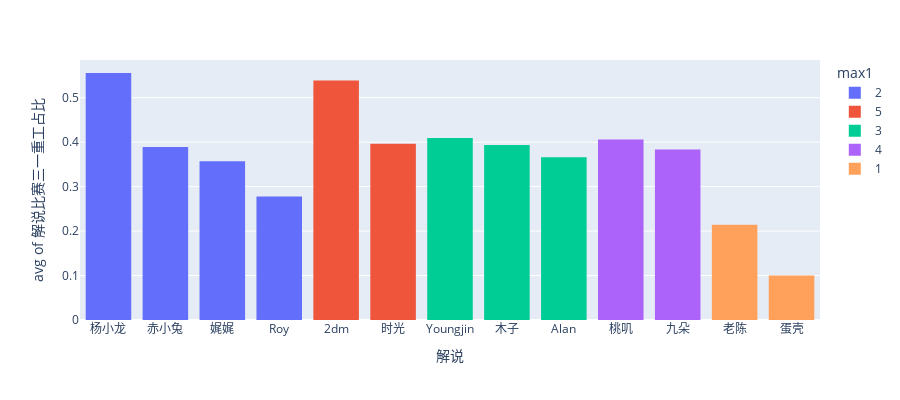

Notebook cell for this chart:
### Code cell
fig = px.histogram(df_names[df_names['total'] >= 10].sort_values(by='one_rate', ascending=False),
                    x="names", y="one_rate",
                    color='max1', # barmode='group',
                    histfunc='avg',
                    labels={'names':'解说', 'one_rate':'解说比赛三一重工占比'},
                    height=400)
fig.show()

### Figure 1 — Plotly figure (JSON) as saved in the notebook; plotly's stock layout.template omitted (floating-point values rounded to 4 significant figures)
{"data": [{"alignmentgroup": "True", "bingroup": "x", "histfunc": "avg", "hovertemplate": "max1=2<br>解说=%{x}<br>avg of 解说比赛三一重工占比=%{y}<extra></extra>", "legendgroup": "2", "marker": {"color": "#636efa", "pattern": {"shape": ""}}, "name": "2", "offsetgroup": "2", "orientation": "v", "showlegend": true, "type": "histogram", "x": ["杨小龙", "赤小兔", "娓娓", "Roy"], "xaxis": "x", "y": [0.5556, 0.3889, 0.3571, 0.2778], "yaxis": "y"}, {"alignmentgroup": "True", "bingroup": "x", "histfunc": "avg", "hovertemplate": "max1=5<br>解说=%{x}<br>avg of 解说比赛三一重工占比=%{y}<extra></extra>", "legendgroup": "5", "marker": {"color": "#EF553B", "pattern": {"shape": ""}}, "name": "5", "offsetgroup": "5", "orientation": "v", "showlegend": true, "type": "histogram", "x": ["2dm", "时光"], "xaxis": "x", "y": [0.5385, 0.3966], "yaxis": "y"}, {"alignmentgroup": "True", "bingroup": "x", "histfunc": "avg", "hovertemplate": "max1=3<br>解说=%{x}<br>avg of 解说比赛三一重工占比=%{y}<extra></extra>", "legendgroup": "3", "marker": {"color": "#00cc96", "pattern": {"shape": ""}}, "name": "3", "offsetgroup": "3", "orientation": "v", "showlegend": true, "type": "histogram", "x": ["Youngjin", "木子", "Alan"], "xaxis": "x", "y": [0.4091, 0.3934, 0.3662], "yaxis": "y"}, {"alignmentgroup": "True", "bingroup": "x", "histfunc": "avg", "hovertemplate": "max1=4<br>解说=%{x}<br>avg of 解说比赛三一重工占比=%{y}<extra></extra>", "legendgroup": "4", "marker": {"color": "#ab63fa", "pattern": {"shape": ""}}, "name": "4", "offsetgroup": "4", "orientation": "v", "showlegend": true, "type": "histogram", "x": ["桃叽", "九朵"], "xaxis": "x", "y": [0.4062, 0.3833], "yaxis": "y"}, {"alignmentgroup": "True", "bingroup": "x", "histfunc": "avg", "hovertemplate": "max1=1<br>解说=%{x}<br>avg of 解说比赛三一重工占比=%{y}<extra></extra>", "legendgroup": "1", "marker": {"color": "#FFA15A", "pattern": {"shape": ""}}, "name": "1", "offsetgroup": "1", "orientation": "v", "showlegend": true, "type": "histogram", "x": ["老陈", "蛋壳"], "xaxis": "x", "y": [0.2143, 0.1], "yaxis": "y"}], "layout": {"barmode": "relative", "height": 400, "legend": {"title": {"text": "max1"}, "tracegroupgap": 0}, "margin": {"t": 60}, "xaxis": {"anchor": "y", "domain": [0, 1], "title": {"text": "解说"}}, "yaxis": {"anchor": "x", "domain": [0, 1], "title": {"text": "avg of 解说比赛三一重工占比"}}}}
